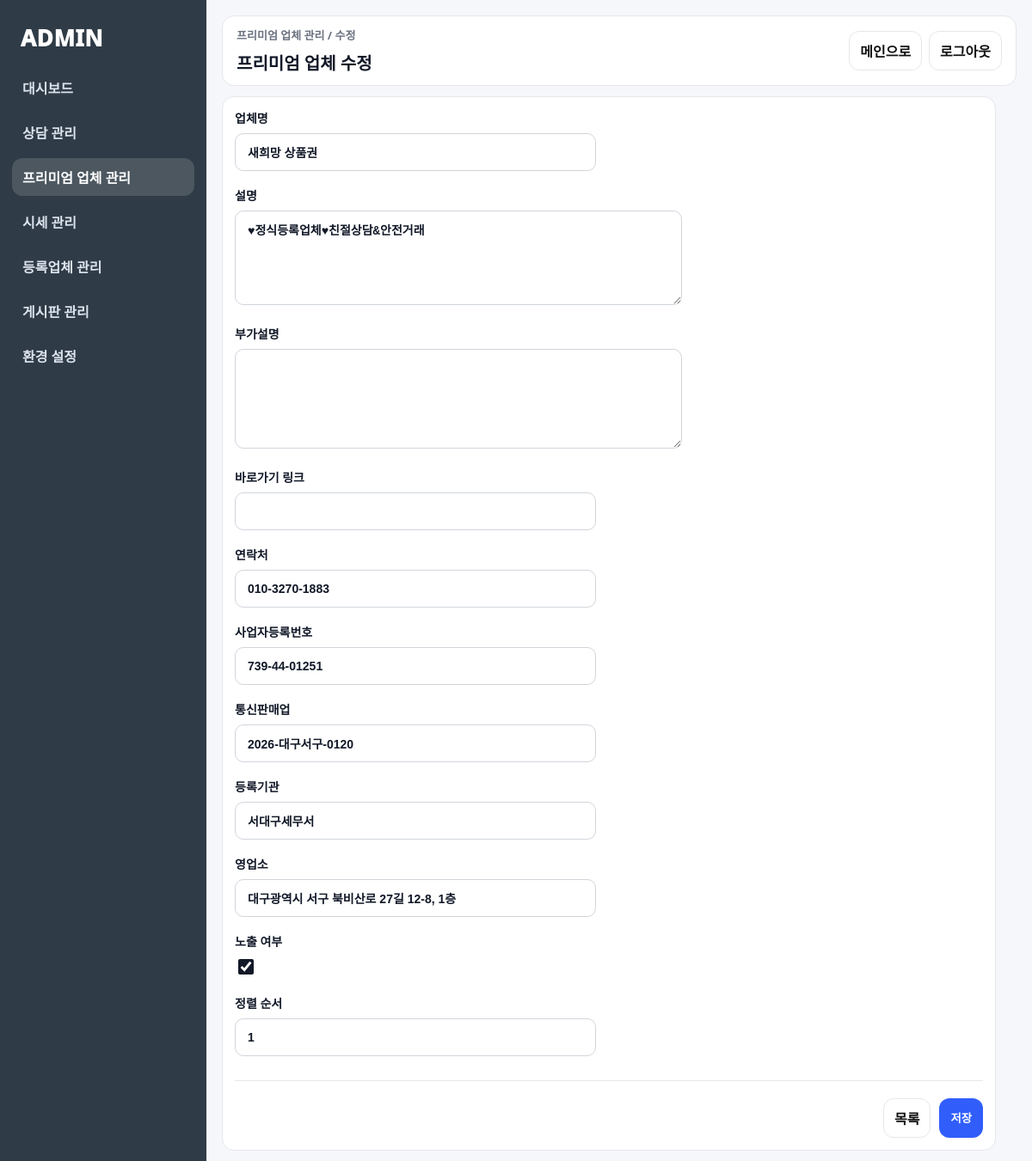
The app's page /adm/banners/2/edit/ (signed in) with its own data.
### leads/models.py (models this page shows, shortened)
class MainBannerCard(models.Model):
    title = models.CharField("업체명", max_length=100)
    desc = models.TextField("설명", blank=True)
    extra_desc = models.TextField("부가설명", blank=True)
    link_url = models.URLField("바로가기 링크", blank=True)
    phone = models.CharField("연락처", max_length=30, blank=True)
    business_number = models.CharField("사업자등록번호", max_length=100, blank=True)
    ecommerce_number = models.CharField("통신판매업 신고번호", max_length=100, blank=True)
    agency = models.CharField("등록기관", max_length=100, blank=True)
    office_address = models.CharField("영업소", max_length=200, blank=True)
    is_active = models.BooleanField("노출 여부", default=True)
    sort = models.IntegerField("정렬 순서", default=1)

### leads/views.py (the view)
# urls.py: path("adm/banners/<int:banner_id>/edit/", views.adm_banner_update, name="adm_banner_update"),
@login_required
def adm_banner_update(request, banner_id: int):
    obj = get_object_or_404(MainBannerCard, id=banner_id)
    if request.method == "POST":
        form = MainBannerCardForm(request.POST, request.FILES, instance=obj)
        if form.is_valid():
            form.save()
            messages.success(request, "배너가 수정되었습니다.")
            return redirect("adm_banner_list")
    else:
        form = MainBannerCardForm(instance=obj)
    return render(request, "adm/banner_form.html", {
        "form": form,
        "mode": "update",
        "obj": obj,
        "active_menu": "banners",
    })

### leads/context_processors.py (called while the page is built)
def side_company_box(request):
    if not request.user.is_authenticated:
        return {
            "side_favorites": [],
            "side_recent_companies": [],
        }
    favorites = (
        FavoriteCompany.objects
        .filter(user=request.user)
        .select_related("company")
        .order_by("-created_at")[:5]
    )
    recent = (
        RecentView.objects
        .filter(user=request.user)
        .select_related("company")
        .order_by("-viewed_at")[:5]
    )
    return {
        "side_favorites": favorites,
        "side_recent_companies": recent,
    }

def visitor_count(request):
    today = timezone.now().date()
    today_obj = VisitorCount.objects.filter(date=today).first()
    today_count = today_obj.count if today_obj else 0
    total_count = VisitorCount.objects.aggregate(total=Sum("count"))["total"] or 0
    return{
        'today_visitors':today_count,
        'total_visitors':total_count,
    }

### templates/adm/banner_form.html (shortened to what this page needs)
{% extends "adm/base.html" %}
{% block breadcrumbs %}프리미엄 업체 관리 / {% if mode == 'create' %}등록{% else %}수정{% endif %}{% endblock %}
{% block page_title %}프리미엄 업체 {% if mode == 'create' %}등록{% else %}수정{% endif %}{% endblock %}
{% block content %}
<div class="cardx" style="max-width:900px;">
  <form method="post" enctype="multipart/form-data">
    <div class="form-rowx">
      <label class="labelx">업체명</label>
      {{ form.title }}
    </div>
    <div class="form-rowx">
      <label class="labelx">설명</label>
      {{ form.desc }}
    </div>
    <div class="form-rowx">
      <label class="labelx">부가설명</label>
      {{ form.extra_desc }}
    </div>
    <div class="form-rowx">
      <label class="labelx">바로가기 링크</label>
      {{ form.link_url }}
    </div>
    <div class="form-rowx">
      <label class="labelx">연락처</label>
      {{ form.phone }}
    </div>
    <div class="form-rowx">
      <label class="labelx">사업자등록번호</label>
      {{ form.business_number }}
    </div>
    <div class="form-rowx">
      <label class="labelx">통신판매업</label>
      {{ form.ecommerce_number }}
    </div>
    <div class="form-rowx">
      <label class="labelx">등록기관</label>
      {{ form.agency }}
    </div>
    <div class="form-rowx">
      <label class="labelx">영업소</label>
      {{ form.office_address }}
    </div>
    <div class="form-rowx">
      <label class="labelx">노출 여부</label>
      <div class="field">{{ form.is_active }}</div>
    </div>
    <div class="form-rowx">
      <label class="labelx">정렬 순서</label>
      {{ form.sort }}
    </div>
    <div class="btn-rowx">
      <a class="btnx" href="{% url 'adm_banner_list' %}">목록</a>
      <button class="btnx primary" type="submit">저장</button>
    </div>
  </form>
</div>
{% endblock %}

### static/adm/css/adm.css (style rules this page uses)
:root { --bg:#f5f7fb; --card:#ffffff; --line:#e5e7eb; --text:#111827; --muted:#6b7280; --sidebar:#2f3b46; --blue:#315efb; }
* { box-sizing:border-box; }
body { margin:0; font-family:system-ui,-apple-system,"Segoe UI",Roboto,"Noto Sans KR",sans-serif; color:var(--text); background:var(--bg); }
.inputx { width:100%; max-width:420px; padding:10px 12px; border-radius:12px; border:1px solid var(--line); background:#fff; outline:none; font-weight:800; }
textarea.inputx { max-width:520px; }
.btnx { display:inline-flex; align-items:center; justify-content:center; padding:10px 12px; border-radius:12px; border:1px solid var(--line); background:#fff; text-decoration:none; font-weight:1000; color:#111; cursor:pointer; }
.btnx.primary { background:var(--blue); color:#fff; border-color:transparent; }
.cardx { background:var(--card); border:1px solid var(--line); border-radius:14px; padding:14px; }
.field { max-width:520px; }
.form-rowx { margin-bottom:18px; }
.labelx { display:block; margin-bottom:8px; font-size:14px; font-weight:800; color:#111827; }
.field { width:100%; }
.inputx, .field input[type="text"], .field input[type="url"], .field input[type="number"], .field input[type="color"], .field input[type="file"], .field select, .field textarea { width:100%; min-height:44px; padding:0 14px; border:1px solid #d1d5db; border-radius:10px; background:#fff; color:#111827; font-size:14px; box-sizing:border-box; outline:none; transition:border-color .2s ease, box-shadow .2s ease; }
textarea.inputx, .field textarea { min-height:110px; padding:12px 14px; resize:vertical; line-height:1.6; }
.checkx, .field input[type="checkbox"] { width:18px; height:18px; accent-color:#111827; cursor:pointer; }
.btn-rowx { display:flex; justify-content:flex-end; gap:10px; margin-top:28px; padding-top:20px; border-top:1px solid #e5e7eb; }
.cardx form { width:100%; }

### records on screen
MainBannerCard: title "새희망 상품권", desc "♥정식등록업체♥친절상담&안전거래", phone "010-3270-1883", business_number "739-44-01251", ecommerce_number "2026-대구서구-0120", agency "서대구세무서", office_address "대구광역시 서구 북비산로 27길 12-8, 1층", is_active "☑", sort "1"
